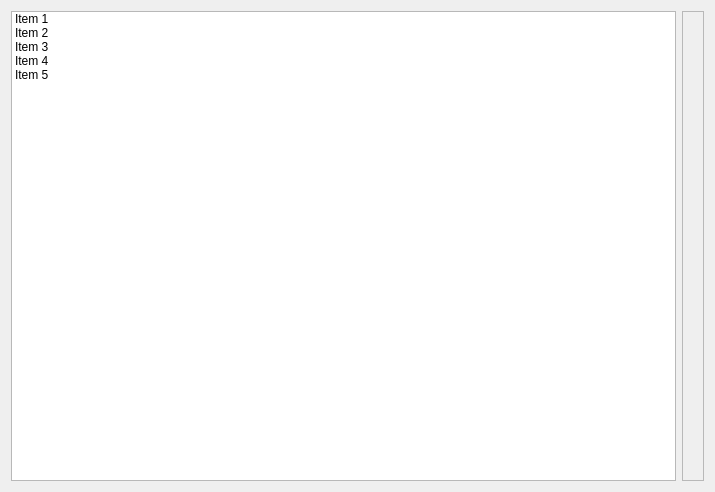
<?xml version="1.0" encoding="UTF-8"?>
<ui version="4.0">
 <class>MainWindow</class>
 <widget class="QMainWindow" name="MainWindow">
  <property name="geometry">
   <rect>
    <x>0</x>
    <y>0</y>
    <width>715</width>
    <height>492</height>
   </rect>
  </property>
  <property name="windowTitle">
   <string>MainWindow</string>
  </property>
  <widget class="QWidget" name="centralWidget">
   <layout class="QHBoxLayout" name="horizontalLayout">
    <item>
     <widget class="CustomList" name="listWidget">
      <property name="dragEnabled">
       <bool>true</bool>
      </property>
      <property name="dragDropMode">
       <enum>QAbstractItemView::DragOnly</enum>
      </property>
      <item>
       <property name="text">
        <string>Item 1</string>
       </property>
      </item>
      <item>
       <property name="text">
        <string>Item 2</string>
       </property>
      </item>
      <item>
       <property name="text">
        <string>Item 3</string>
       </property>
      </item>
      <item>
       <property name="text">
        <string>Item 4</string>
       </property>
      </item>
      <item>
       <property name="text">
        <string>Item 5</string>
       </property>
      </item>
     </widget>
    </item>
    <item>
     <widget class="CustomFrame" name="frame">
      <property name="frameShape">
       <enum>QFrame::StyledPanel</enum>
      </property>
      <property name="frameShadow">
       <enum>QFrame::Raised</enum>
      </property>
      <layout class="QVBoxLayout" name="verticalLayout">
       <property name="leftMargin">
        <number>10</number>
       </property>
       <property name="topMargin">
        <number>10</number>
       </property>
       <property name="rightMargin">
        <number>10</number>
       </property>
       <property name="bottomMargin">
        <number>10</number>
       </property>
      </layout>
     </widget>
    </item>
   </layout>
  </widget>
 </widget>
 <layoutdefault spacing="6" margin="11"/>
 <customwidgets>
  <customwidget>
   <class>CustomList</class>
   <extends>QListWidget</extends>
   <header>CustomList.hpp</header>
  </customwidget>
  <customwidget>
   <class>CustomFrame</class>
   <extends>QFrame</extends>
   <header>CustomFrame.hpp</header>
   <container>1</container>
  </customwidget>
 </customwidgets>
 <resources/>
 <connections/>
</ui>
